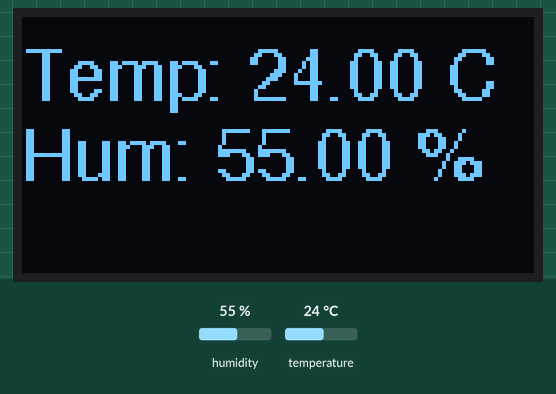
Recording of a sketch running on a simulated Arduino Uno, built with avr-gcc and run on an emulated ATmega328P. Shown: 128×64 one-colour display. The inputs (shaded band) are chosen by the test bench; at power-on: humidity 55 %, temperature 24 °C. The display library's start-up logo is not drawn; what the sketch prints to the serial monitor is not drawn.

Above: at 4.2 s.
4.3 s: humidity set to 22 %
At 5.5 s:
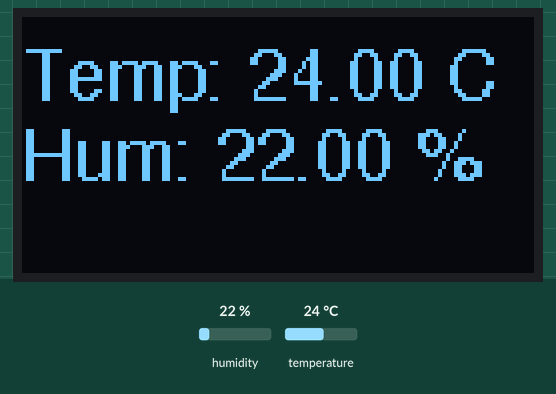
5.9 s: temperature set to 12 °C
At 6.3 s:
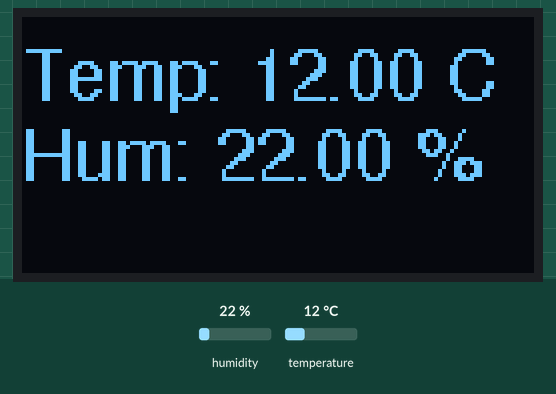
7.4 s: humidity set to 40 %
At 8.3 s:
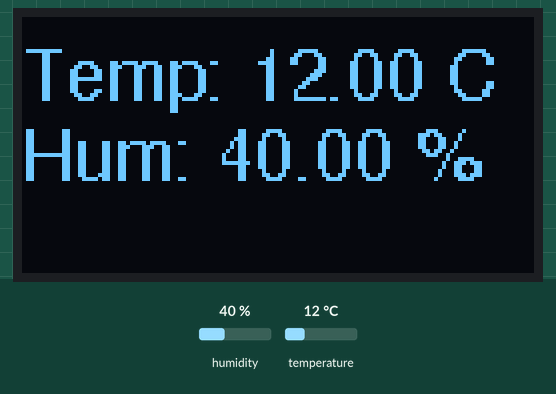
8.9 s: temperature set to 19 °C
At 10.1 s:
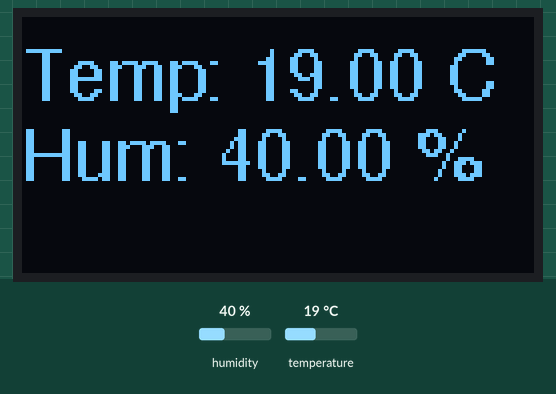
10.4 s: humidity set to 68 %
At 11.2 s:
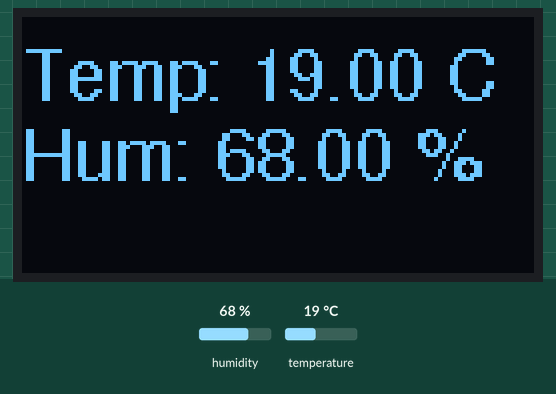
Timing chart, 0 to 12.9 s (numbered marks = the images above; inputs shaded):
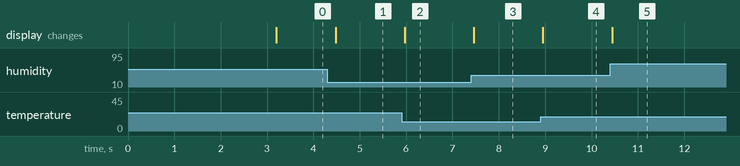

Measured:
- after the input at 4.3 s, the display: changes after 0.18 s (image 1)
- after the input at 5.9 s, the display: changes after 0.07 s (image 2)
- after the input at 7.4 s, the display: changes after 0.06 s (image 3)
- after the input at 8.9 s, the display: changes after 0.05 s (image 4)
- after the input at 10.4 s, the display: changes at once (image 5)

The sketch:

AHT.ino
```cpp
#include <SPI.h>
#include <Wire.h>
#include <Adafruit_GFX.h>
#include <Adafruit_SH110X.h>
#include <Adafruit_AHTX0.h>
#include <Fonts/FreeSans9pt7b.h>


Adafruit_SH1107 display = Adafruit_SH1107(64, 128, &Wire);

Adafruit_AHTX0 aht;

void setup() {
  Serial.begin(115200);
  //while (!Serial);

  Serial.println("128x64 OLED FeatherWing test");
  display.begin(0x3C, true); // Address 0x3C default

  Serial.println("OLED begun");

  // Show image buffer on the display hardware.
  // Since the buffer is intialized with an Adafruit splashscreen
  // internally, this will display the splashscreen.
  display.display();
  delay(3000);

  // Clear the buffer.
  display.clearDisplay();
  display.display();

  display.setRotation(1);
  display.setFont(&FreeSans9pt7b);
  if (aht.begin()) {
    Serial.println("Found AHT20");
  } else {
    Serial.println("Didn't find AHT20");
  }

  display.setTextSize(1);
  display.setTextColor(SH110X_WHITE);
}

void loop() {
  display.clearDisplay();
  sensors_event_t humidity, temp;

  aht.getEvent(&humidity, &temp);// populate temp and humidity objects with fresh data
  //display.setCursor(0,20);
  //display.print("AHT20 Demo");
  display.setCursor(0,20);
  display.print("Temp: "); display.print(temp.temperature); display.println(" C");
  display.setCursor(0,40);
  display.print("Hum: "); display.print(humidity.relative_humidity); display.println(" %");
  Serial.print("Temperature: ");Serial.print(temp.temperature);Serial.println(" degrees C");
  Serial.print("Pressure: ");Serial.print(humidity.relative_humidity);Serial.println(" RH %");

  yield();
  display.display();
  delay(100);
}
```
